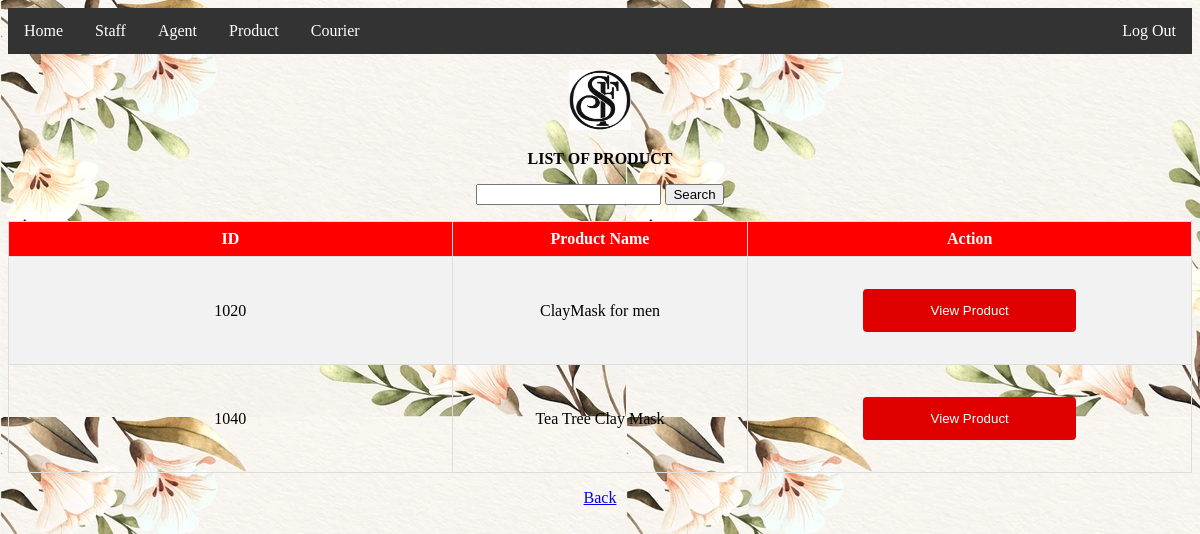
Page /admin/view_product.php on the committed database.
### tables this page shows
CREATE TABLE IF NOT EXISTS `product` (
  `product_id` int(50) NOT NULL,
  `product_name` varchar(50) NOT NULL,
  `product_price` int(50) NOT NULL,
  `product_qty` int(100) NOT NULL,
  `product_comment` varchar(100) NOT NULL,
  `total` int(50) NOT NULL
);

### admin/view_product.php (the view, shortened to what this page needs)
<!doctype html>
<html>
<head>
</head>
<body background="image/pic.jpg">
<ul>
  <li><a href="home.php">Home</a></li>
  <li class="dropdown">
    <a href="javascript:void(0)" class="dropbtn">Staff</a>
  <li class="dropdown">
    <a href="javascript:void(0)" class="dropbtn">Agent</a>
	<li class="dropdown">
    <a href="javascript:void(0)" class="dropbtn">Product</a>
	<li class="dropdown">
    <a href="javascript:void(0)" class="dropbtn">Courier</a>
	  <li style="float:right"><a href="choose.php">Log Out</a></li>
  </li>
</ul>
<?php
$servername = "localhost";
$dbusername = "root";
$dbpassword = "";
$dbname = "Employee";
$conn = mysqli_connect($servername, $dbusername, $dbpassword, $dbname);
if (isset($_POST['search'])) {
$searchname = $_POST['searchname'];
} else
$searchname = '';
$sql = " SELECT product_id, product_name FROM product";
$sql = $sql . " WHERE product_id LIKE '%" . $searchname . "%' OR product_name LIKE '%" . $searchname . "%'";
$result = mysqli_query($conn, $sql);
?>
<tbody>
  <tr> <p style="font-style: normal; font-weight: bold; text-align: center;"><img src="image/logo.jpeg" width="62" height="60" alt="" /></p>
    <p style="font-style: normal; font-weight: bold; text-align: center">LIST OF PRODUCT</p>
    <p style="font-style: normal; font-weight: bold; text-align: center"><form action="<?php echo $_SERVER['PHP_SELF']?>?page=userview&searchkey=<?php echo $searchname?>"method="POST" style="text-align: center">
      <input type="text" name="searchname" value="<?php echo $searchname?>">
	  <input type="submit" name="search" value="Search">
    </form></p>
    <table width="85%" height="107" align="center">
      <tr>
        <th width="21%"> ID </th>
		<th width="14%">Product Name</th>
        <th width="21%" colspan="2">Action</th>
      </tr>
      <?php
		if (mysqli_num_rows($result) > 0) {
		while($row = mysqli_fetch_assoc($result)) {
		 ?>
      <tr>
        <td><?php echo $row["product_id"] ?></td>
        <td><?php echo $row["product_name"] ?></td>
        <td><p>
            <input type="button" value="View Product" onclick="window.location.href='details_product.php?product_id=<?php echo $row["product_id"] ?>'" />
			</p></td>
        </tr>
      <?php
}
} else {
echo "<tr><td colspan='3'>0 results</td></tr>";
}
?>
	  </table>
  </tr>
  </tbody>
<p><a href=view_product.php>Back</a></p>
</body>
</html>

### admin/view_product.php (style rules this page uses)
input[type=button] { width: 50%; background-color: #E00000; color: white; padding: 14px 20px; margin: 8px 0; border: none; border-radius: 4px; cursor: pointer; }
ul { list-style-type: none; margin: 0; padding: 0; overflow: hidden; background-color: #333; }
li { float: left; }
li a, .dropbtn { display: inline-block; color: white; text-align: center; padding: 14px 16px; text-decoration: none; }
li.dropdown { display: inline-block; }
table { border-collapse: collapse; width: 100%; }
th, td { border: 1px solid #ddd; text-align: center; padding: 8px; }
tr:nth-child(even) { background-color: #f2f2f2 }
th { background-color: red; color: white; }
body,td,th { font-family: Cambria, "Hoefler Text", "Liberation Serif", Times, "Times New Roman", serif; text-align: center; }

### rows in the picture
product: product_id "1020", product_name "ClayMask for men"
product: product_id "1040", product_name "Tea Tree Clay Mask"
